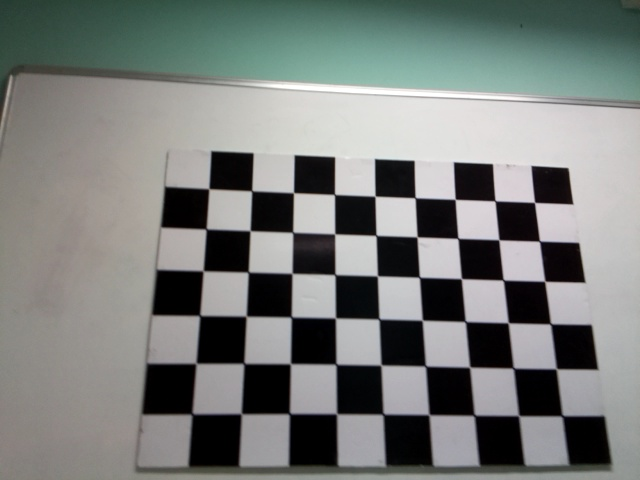
#> input picture hw2/images/image_10.jpeg, 640 x 480 px; its folder holds only this picture in this run
$ python cameraCalibrationWithUndistortion.py
#> lines starting #> are read from the running program, lines starting #| are printed output that depends on the picture; after the words box and inside, x2 and y2 are one past the last pixel; in counts of white or black regions, pixels touching at a corner belong together; long printed decimals are rounded
#!/usr/bin/env python

import cv2
import numpy as np
import os
import glob

# Defining the dimensions of checkerboard
CHECKERBOARD = (6,9)
criteria = (cv2.TERM_CRITERIA_EPS + cv2.TERM_CRITERIA_MAX_ITER, 30, 0.001)

# Creating vector to store vectors of 3D points for each checkerboard image
objpoints = []
# Creating vector to store vectors of 2D points for each checkerboard image
imgpoints = []


# Defining the world coordinates for 3D points
objp = np.zeros((1, CHECKERBOARD[0]*CHECKERBOARD[1], 3), np.float32)
objp[0,:,:2] = np.mgrid[0:CHECKERBOARD[0], 0:CHECKERBOARD[1]].T.reshape(-1, 2)
prev_img_shape = None

# Extracting path of individual image stored in a given directory
images = glob.glob('./images/*.jpeg')
for fname in images:
    img = cv2.imread(fname)
#> img is the input picture: shape (480, 640, 3); mean B, G, R 122.6, 125.2, 121.4
    gray = cv2.cvtColor(img,cv2.COLOR_BGR2GRAY)
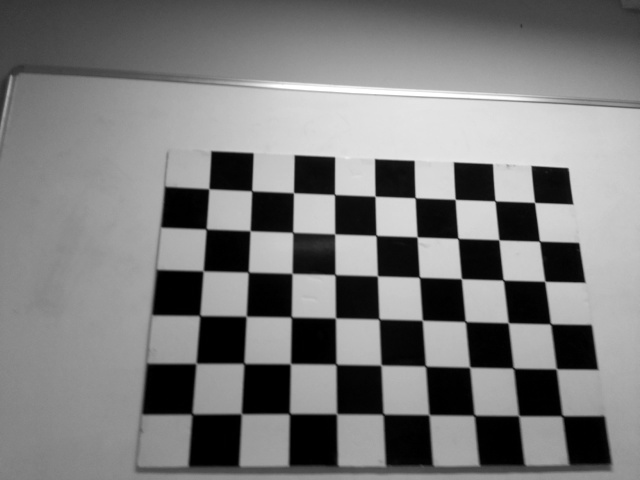
#> gray: shape (480, 640); min 0, max 255, mean 123.7
    # Find the chess board corners
    # If desired number of corners are found in the image then ret = true
    ret, corners = cv2.findChessboardCorners(gray, CHECKERBOARD, cv2.CALIB_CB_ADAPTIVE_THRESH+
    	cv2.CALIB_CB_FAST_CHECK+cv2.CALIB_CB_NORMALIZE_IMAGE)
#> ret = True; corners = 54 rows, first 8: [534.5, 202.3], [539.2, 241.2], [544.6, 281], [550.3, 324], [556.5, 368.9], [563.3, 414.8], [495, 200.9], [498.9, 239.8]

    """
    If desired number of corner are detected,
    we refine the pixel coordinates and display
    them on the images of checker board
    """
    if ret == True:
        objpoints.append(objp)
        # refining pixel coordinates for given 2d points.
        corners2 = cv2.cornerSubPix(gray,corners,(11,11),(-1,-1),criteria)
#> corners2 = 54 rows, first 8: [534.5, 202.4], [539.5, 241.2], [544.7, 281.3], [550.6, 323.8], [556.3, 368.8], [562.2, 415.8], [495, 200.9], [498.8, 239.8]

        imgpoints.append(corners2)

        # Draw and display the corners
        img = cv2.drawChessboardCorners(img, CHECKERBOARD, corners2,ret)
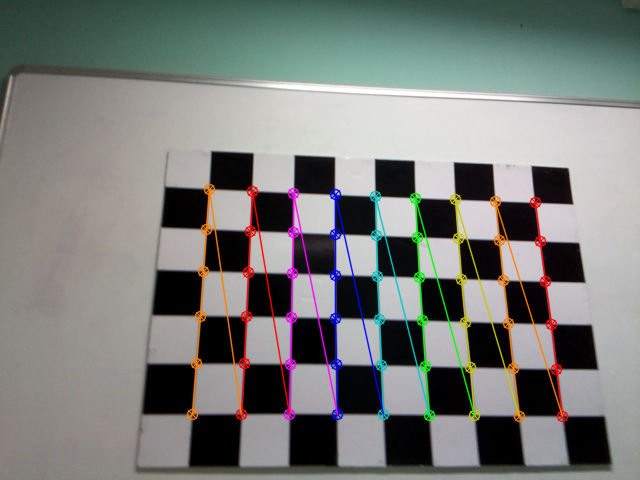
#> img: shape (480, 640, 3); 5.08% of pixels changed, all inside (x1, y1, x2, y2) = (186, 183, 569, 423)

    cv2.imshow('img',img)
    cv2.waitKey(0)

cv2.destroyAllWindows()

h,w = img.shape[:2]
#> h = 480; w = 640

"""
Performing camera calibration by
passing the value of known 3D points (objpoints)
and corresponding pixel coordinates of the
detected corners (imgpoints)
"""
ret, mtx, dist, rvecs, tvecs = cv2.calibrateCamera(objpoints, imgpoints, gray.shape[::-1],None,None)
#> ret = 0.164; mtx = [[486.1, 0, 310.2], [0, 485.9, 243.3], [0, 0, 1]]; dist = [[0.192, -0.37, -0.000267, 0.00019, 0.153]]; rvecs = ([-0.303, 0.143, 1.58],); tvecs = ([5.56, -1.01, 12.37],)

print("Camera matrix : \n")
print(mtx)
#| [[486.149   0.         310.249]
#|  [  0.         485.924 243.330]
#|  [  0.           0.           1.        ]]
print("dist : \n")
print(dist)
#| [[ 1.92147828e-01 -3.70397514e-01 -2.66672210e-04  1.89937618e-04
#|    1.53308001e-01]]
print("rvecs : \n")
print(rvecs)
#| (array([[-0.303],
#|        [ 0.1434],
#|        [ 1.579]]),)
print("tvecs : \n")
print(tvecs)
#| (array([[ 5.562],
#|        [-1.015],
#|        [12.371]]),)

# Using the derived camera parameters to undistort the image

img = cv2.imread(images[0])
# Refining the camera matrix using parameters obtained by calibration
newcameramtx, roi = cv2.getOptimalNewCameraMatrix(mtx, dist, (w,h), 1, (w,h))
#> newcameramtx = [[490.3, 0, 309.5], [0, 489.2, 243.4], [0, 0, 1]]; roi = (5, 5, 628, 469)

# Method 1 to undistort the image
dst = cv2.undistort(img, mtx, dist, None, newcameramtx)
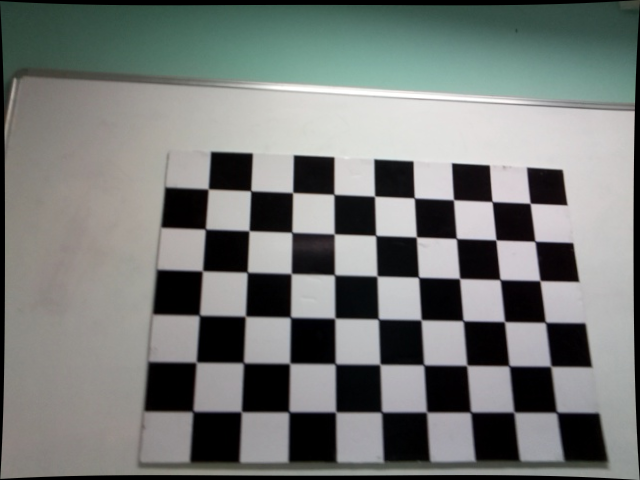
#> dst: shape (480, 640, 3); mean B, G, R 118.6, 121.2, 117.5

# Method 2 to undistort the image
mapx,mapy=cv2.initUndistortRectifyMap(mtx,dist,None,newcameramtx,(w,h),5)
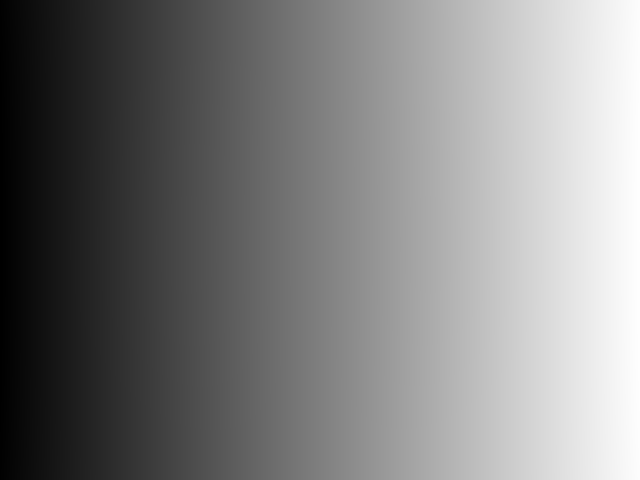
#> mapx: shape (480, 640) float32; min -4.96, max 645.3, mean 320.4; drawn with min black and max white
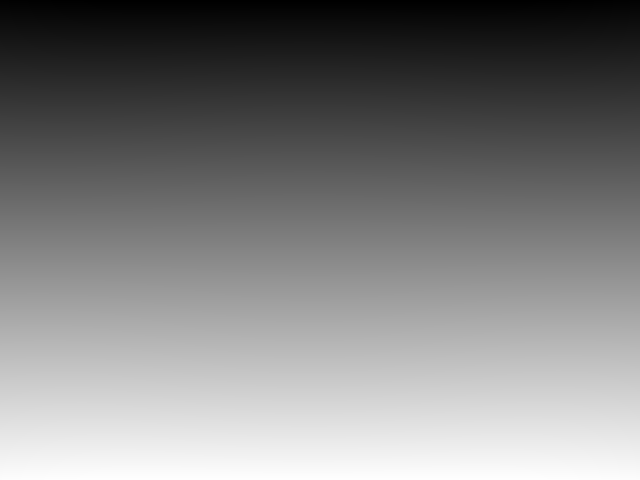
#> mapy: shape (480, 640) float32; min -5.45, max 484, mean 239.3; drawn with min black and max white

dst = cv2.remap(img,mapx,mapy,cv2.INTER_LINEAR)

# Displaying the undistorted image
cv2.imshow("undistorted image",dst)
cv2.waitKey(0)

$ run again, on hw2/images/image_15.jpeg
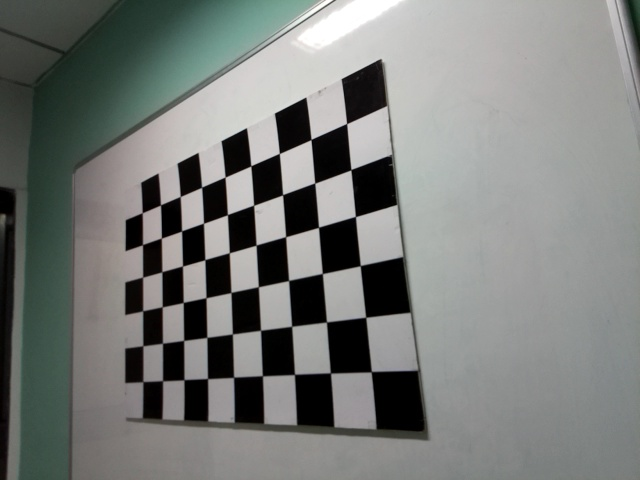
#> input picture hw2/images/image_15.jpeg, 640 x 480 px
#> img is the input picture: shape (480, 640, 3); mean B, G, R 121, 123.7, 121
#> `ret, corners = cv2.findChessboardCorners(gray, CHECKERBOARD, cv2.CALIB..`: ret = True; corners = 54 rows, first 8: [346.8, 123.6], [351, 169.5], [355.3, 216.5], [360.3, 265.4], [365.7, 317.2], [369, 369], [311, 139.5], [314.9, 183]
#> corners2 = 54 rows, first 8: [346.6, 123.6], [350.9, 169.7], [355.4, 216.5], [360.3, 265.6], [365.7, 317.3], [371.3, 371.7], [311, 139.5], [314.7, 183]
#> `img = cv2.drawChessboardCorners(img, CHECKERBOARD, corners2,ret)`:
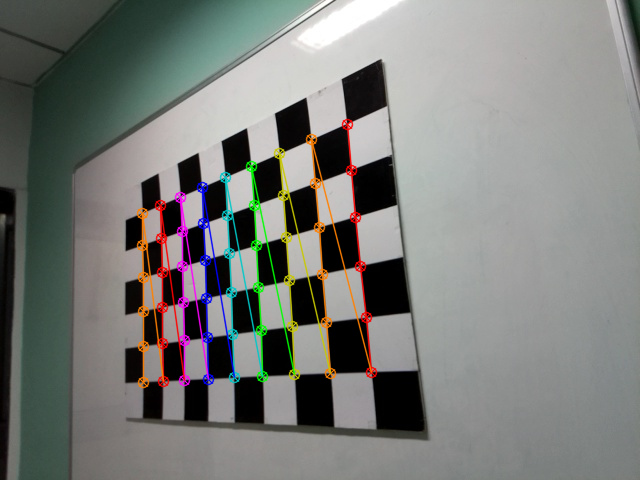
#> img: shape (480, 640, 3); 4.62% of pixels changed, all inside (x1, y1, x2, y2) = (136, 118, 378, 389)
#> `ret, mtx, dist, rvecs, tvecs = cv2.calibrateCamera(objpoints, imgpoint..`: ret = 0.146; mtx = [[694.5, 0, 313.9], [0, 577, 226.5], [0, 0, 1]]; dist = [[0.37, -0.951, -0.00174, -0.0111, -1.44]]; rvecs = ([0.543, 0.816, 1.29],); tvecs = ([0.567, -2.14, 12.12],)
#| [[694.503   0.         313.874]
#|  [  0.         577.037 226.462]
#|  [  0.           0.           1.        ]]
#| [[ 0.3704 -0.9508 -0.001743 -0.01108 -1.440]]
#| (array([[0.5434],
#|        [0.8158],
#|        [1.292]]),)
#| (array([[ 0.5669],
#|        [-2.140],
#|        [12.122]]),)
#> newcameramtx = [[587.4, 0, 311.6], [0, 510, 237.1], [0, 0, 1]]; roi = (57, 43, 529, 411)
#> `mapx,mapy=cv2.initUndistortRectifyMap(mtx,dist,None,newcameramtx,(w,h)..`:
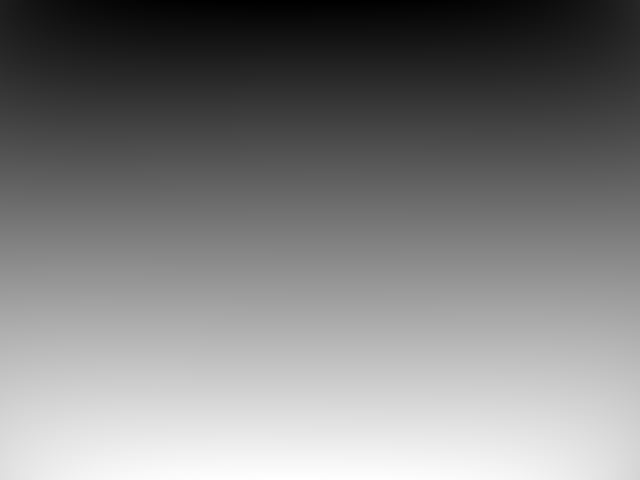
#> mapy: shape (480, 640) float32; min -48.32, max 504.7, mean 228.7; drawn with min black and max white

$ run again, on hw2/images/image_18.jpeg
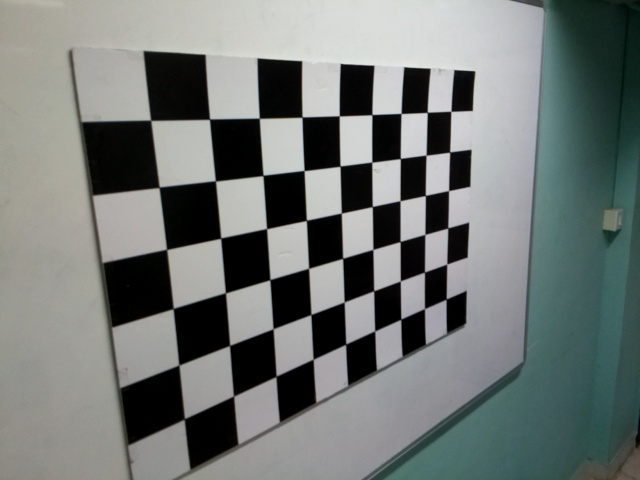
#> input picture hw2/images/image_18.jpeg, 640 x 480 px
#> img is the input picture: shape (480, 640, 3); mean B, G, R 117.6, 119.9, 114.3
#> `ret, corners = cv2.findChessboardCorners(gray, CHECKERBOARD, cv2.CALIB..`: ret = True; corners = 54 rows, first 8: [450.9, 111.3], [449.6, 152.1], [448.6, 190.6], [447.7, 228], [446.7, 264.1], [446.1, 299.2], [427.3, 112.4], [426.1, 155.1]
#> corners2 = 54 rows, first 8: [450.9, 111.3], [449.7, 152.1], [448.6, 190.6], [447.7, 228], [446.7, 264.1], [446.2, 299.1], [427.2, 112.4], [426.1, 155.2]
#> `img = cv2.drawChessboardCorners(img, CHECKERBOARD, corners2,ret)`:
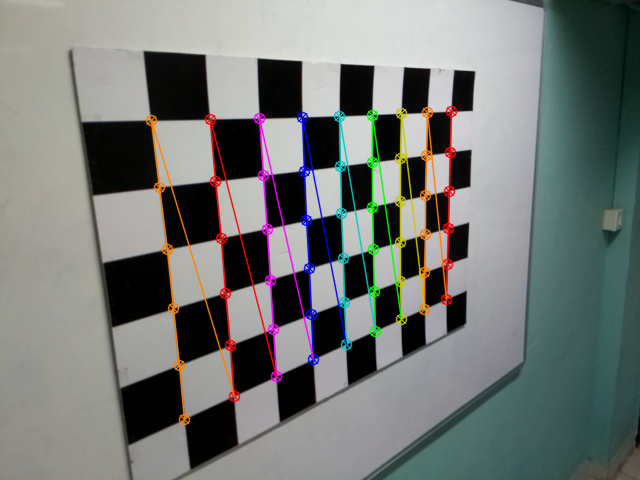
#> img: shape (480, 640, 3); 5.18% of pixels changed, all inside (x1, y1, x2, y2) = (145, 105, 458, 426)
#> `ret, mtx, dist, rvecs, tvecs = cv2.calibrateCamera(objpoints, imgpoint..`: ret = 0.217; mtx = [[486.3, 0, 305], [0, 486.6, 242.9], [0, 0, 1]]; dist = [[0.062, 1.21, 0.0031, 0.00222, -5.29]]; rvecs = ([-0.394, -0.706, 1.37],); tvecs = ([3.68, -3.32, 12.5],)
#| [[486.335   0.         305.007]
#|  [  0.         486.643 242.907]
#|  [  0.           0.           1.        ]]
#| [[ 6.20084705e-02  1.20765569e+00  3.10105425e-03  2.22158531e-03
#|   -5.29423130e+00]]
#| (array([[-0.3939],
#|        [-0.7063],
#|        [ 1.366]]),)
#| (array([[ 3.676],
#|        [-3.318],
#|        [12.496]]),)
#> newcameramtx = [[382.2, 0, 376.5], [0, 219.8, 361.5], [0, 0, 1]]; roi = (137, 252, 502, 214)
#> `mapx,mapy=cv2.initUndistortRectifyMap(mtx,dist,None,newcameramtx,(w,h)..`:
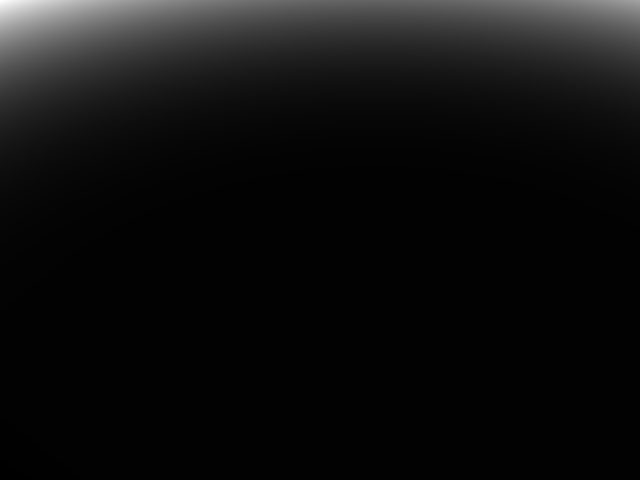
#> mapy: shape (480, 640) float32; min -1708.5, max 196678.5, mean 10713.7; drawn with min black and max white

$ run again, on hw2/images/image_19.jpeg
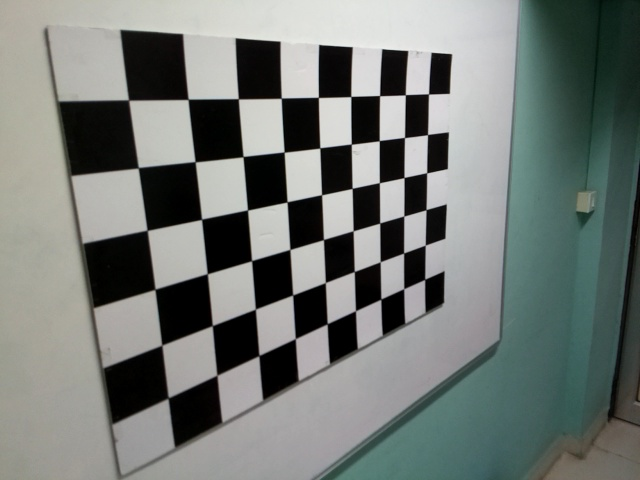
#> input picture hw2/images/image_19.jpeg, 640 x 480 px
#> img is the input picture: shape (480, 640, 3); mean B, G, R 117.4, 121.2, 115.5
#> `ret, corners = cv2.findChessboardCorners(gray, CHECKERBOARD, cv2.CALIB..`: ret = True; corners = 54 rows, first 8: [428.5, 93.96], [427.5, 134.6], [426.6, 172.7], [426, 209.7], [425.3, 245.1], [424.7, 279.4], [405.4, 94.72], [404.5, 137.5]
#> corners2 = 54 rows, first 8: [428.5, 93.92], [427.5, 134.6], [426.6, 172.8], [426, 209.7], [425.2, 245.2], [424.7, 279.3], [405.3, 94.73], [404.5, 137.5]
#> `img = cv2.drawChessboardCorners(img, CHECKERBOARD, corners2,ret)`:
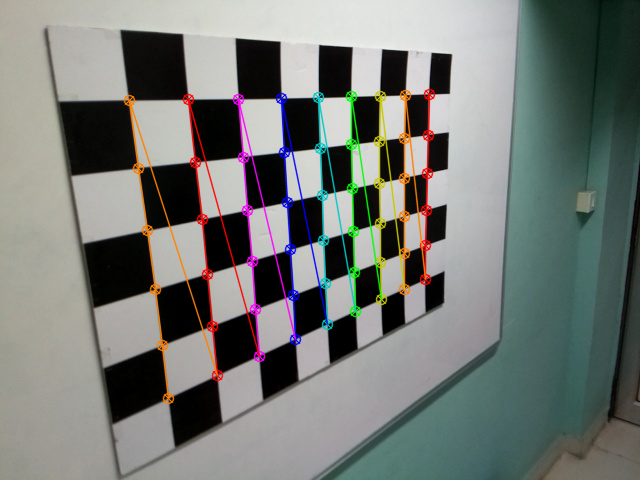
#> img: shape (480, 640, 3); 5.15% of pixels changed, all inside (x1, y1, x2, y2) = (123, 88, 436, 405)
#> `ret, mtx, dist, rvecs, tvecs = cv2.calibrateCamera(objpoints, imgpoint..`: ret = 0.204; mtx = [[457.6, 0, 294.7], [0, 466.6, 235.7], [0, 0, 1]]; dist = [[0.0282, 1.13, 0.00125, -0.000158, -4.08]]; rvecs = ([-0.382, -0.709, 1.35],); tvecs = ([3.48, -3.62, 12.11],)
#| [[457.587    0.         294.710]
#|  [  0.         466.619 235.688]
#|  [  0.           0.           1.        ]]
#| [[ 2.81616881e-02  1.13118572e+00  1.24517883e-03 -1.58160516e-04
#|   -4.08427188e+00]]
#| (array([[-0.3815],
#|        [-0.7089],
#|        [ 1.354]]),)
#| (array([[ 3.483],
#|        [-3.616],
#|        [12.106]]),)
#> newcameramtx = [[457.6, 0, 294.7], [0, 433.8, 230.1], [0, 0, 1]]; roi = (0, 14, 639, 440)
#> `mapx,mapy=cv2.initUndistortRectifyMap(mtx,dist,None,newcameramtx,(w,h)..`:
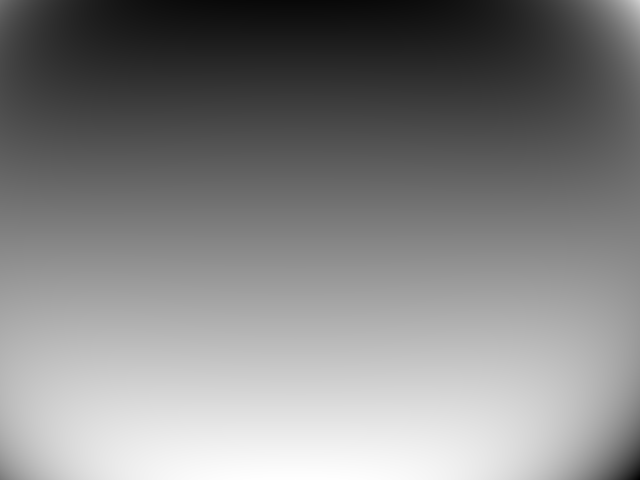
#> mapy: shape (480, 640) float32; min -30.76, max 500.3, mean 243.2; drawn with min black and max white
